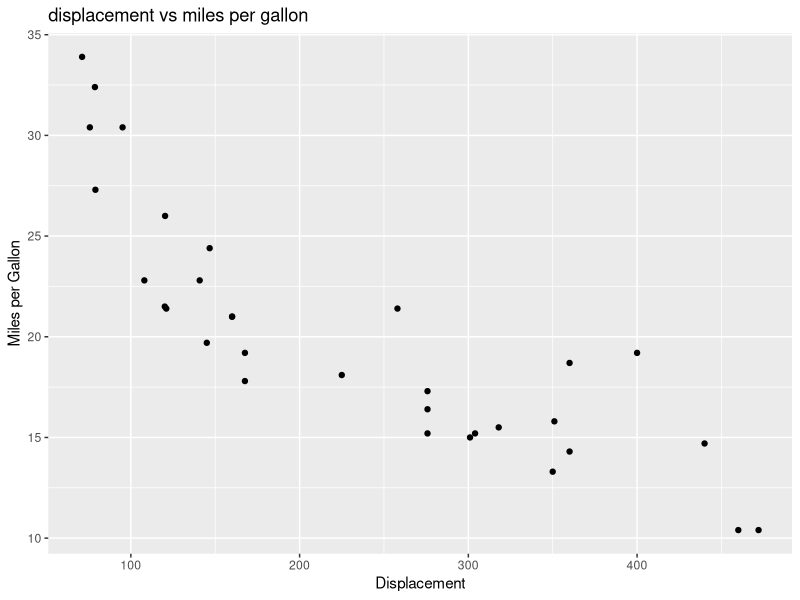
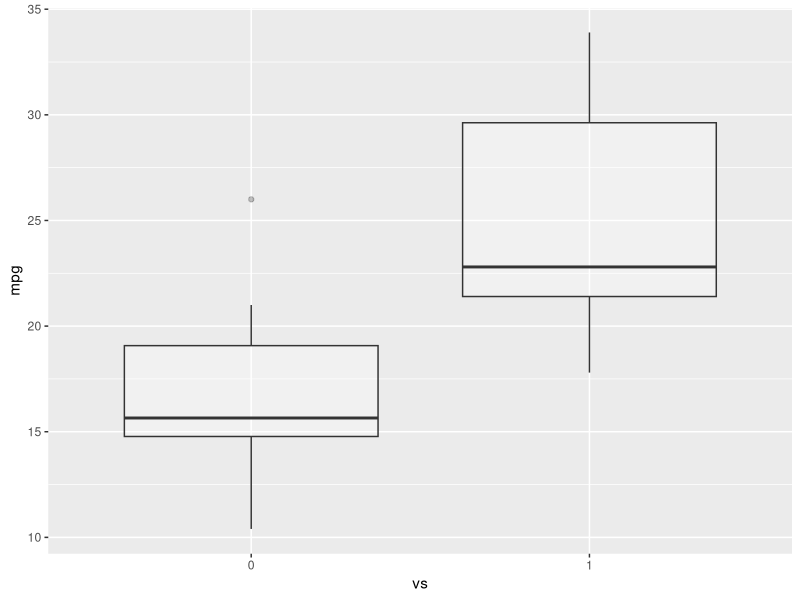
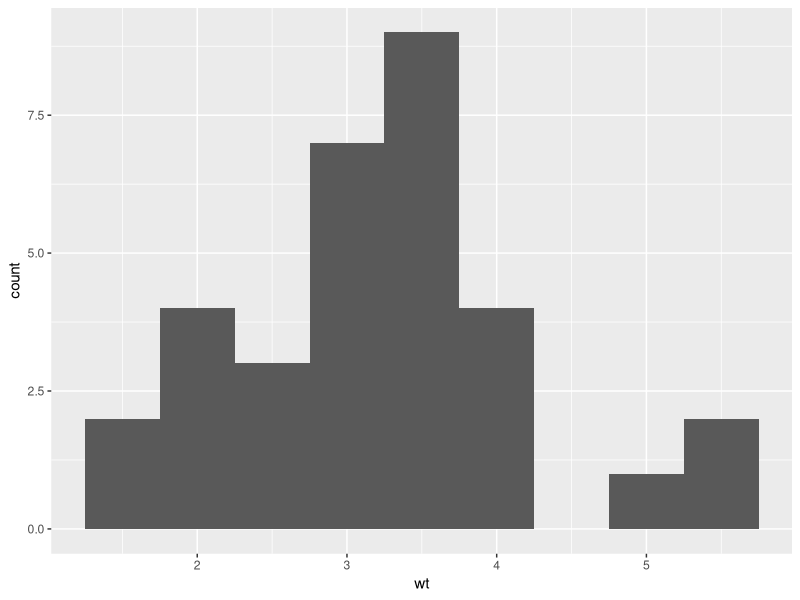

Reproduce these figures in R, in order.
# Load Data
library(datasets)
data(mtcars)

# View first 5 rows
head(mtcars, 5)

# Get help
?mtcars

# load ggplot package
library(ggplot2)

# Creatre a scatterplot of displacement and miles per gallon
# Add a Title and Change axis name
ggplot(aes(x = disp, y = mpg), data=mtcars)+geom_point() +
  ggtitle("displacement vs miles per gallon") + labs(x="Displacement", y= "Miles per Gallon")

# Make vs a factor
mtcars$vs <- as.factor(mtcars$vs)

# Create boxplot of the distribution for v-shaped and straigt Engine
ggplot(aes(x = vs, y=mpg), data=mtcars)+geom_boxplot(alpha=0.3) +
       theme(legend.position = "none")

# Create the histogram of weight (Wt)
ggplot(aes(x = wt), data=mtcars) +geom_histogram(binwidth = 0.5)
